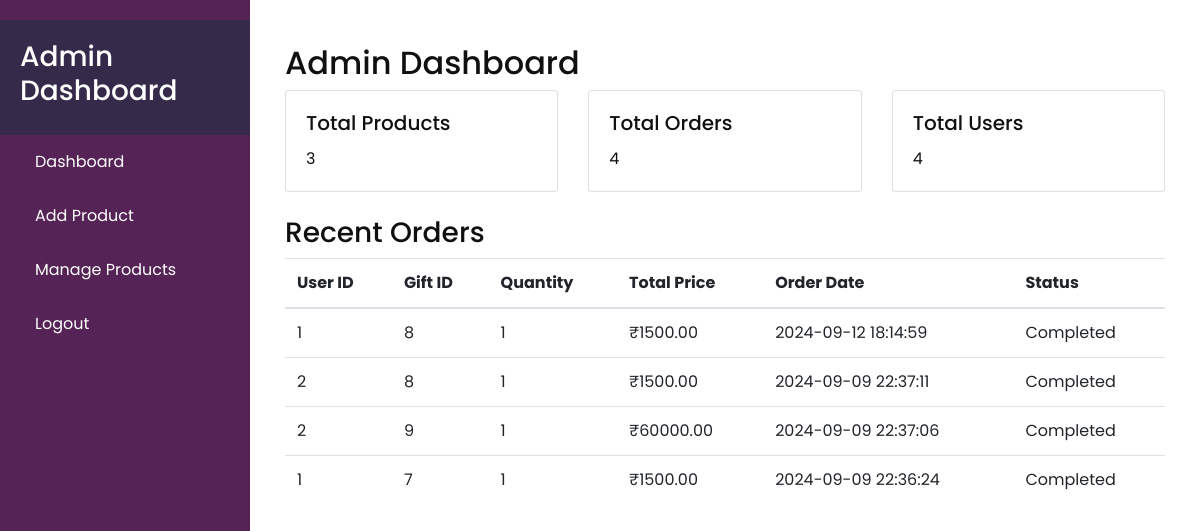
Screenshot of /giftos-html/admin.php with the database file from the repository.
### tables this page shows
CREATE TABLE `orders` (
  `order_id` int(11) NOT NULL,
  `user_id` int(11) DEFAULT NULL,
  `gift_id` int(11) DEFAULT NULL,
  `quantity` int(11) NOT NULL,
  `total_price` decimal(10,2) NOT NULL,
  `order_date` datetime NOT NULL DEFAULT current_timestamp(),
  `status` tinyint(4) NOT NULL CHECK (`status` in (0,1,2,3))
);

### giftos-html/admin.php (the view, shortened to what this page needs)
<!DOCTYPE html>
<html>
<head>
  <link rel="stylesheet" type="text/css" href="css/bootstrap.css" />
  <link href="css/style.css" rel="stylesheet" />
  <link href="css/sidebar.css" rel="stylesheet" />
</head>
<body>
  <div class="wrapper">
    <?php include"sidebarAdmin.php" ?>
    <div id="content">
      <div class="container mt-4">
        <h2>Admin Dashboard</h2>
        <div class="row">
          <div class="col-md-4">
            <div class="card">
              <div class="card-body">
                <h5 class="card-title">Total Products</h5>
                <p class="card-text">
                  <?php
                  include 'db.php';
                  $sql = "SELECT COUNT(*) as total FROM Gifts";
                  $result = mysqli_query($conn, $sql);
                  $data = mysqli_fetch_assoc($result);
                  echo $data['total'];
                  ?>
                </p>
              </div>
            </div>
          </div>
          <div class="col-md-4">
            <div class="card">
              <div class="card-body">
                <h5 class="card-title">Total Orders</h5>
                <p class="card-text">
                  <?php
                  include 'db.php';
                  $sql = "SELECT COUNT(*) as total FROM Orders";
                  $result = mysqli_query($conn, $sql);
                  $data = mysqli_fetch_assoc($result);
                  echo $data['total'];
                  ?>
                </p>
              </div>
            </div>
          </div>
          <div class="col-md-4">
            <div class="card">
              <div class="card-body">
                <h5 class="card-title">Total Users</h5>
                <p class="card-text">
                  <?php
                  include 'db.php';
                  $sql = "SELECT COUNT(*) as total FROM Users";
                  $result = mysqli_query($conn, $sql);
                  $data = mysqli_fetch_assoc($result);
                  echo $data['total'];
                  ?>
                </p>
              </div>
            </div>
          </div>
        </div>
        <h3 class="mt-4">Recent Orders</h3>
        <table class="table">
          <thead>
            <tr>
              <th>User ID</th>
              <th>Gift ID</th>
              <th>Quantity</th>
              <th>Total Price</th>
              <th>Order Date</th>
              <th>Status</th>
            </tr>
          </thead>
          <tbody>
            <?php
            include 'db.php';
            $sql = "SELECT * FROM Orders ORDER BY order_date DESC LIMIT 5";
            $result = mysqli_query($conn, $sql);
            if (mysqli_num_rows($result) > 0) {
              while ($row = mysqli_fetch_assoc($result)) {
                echo '
                <tr>
                  <td>' . $row["user_id"] . '</td>
                  <td>' . $row["gift_id"] . '</td>
                  <td>' . $row["quantity"] . '</td>
                  <td>₹' . $row["total_price"] . '</td>
                  <td>' . $row["order_date"] . '</td>
                  <td>' . ($row["status"] == 1 ? 'Pending' : ($row["status"] == 2 ? 'Completed' : 'Cancelled')) . '</td>
                </tr>';
              }
            } else {
              echo "<tr><td colspan='7'>No orders found</td></tr>";
            }
            ?>
          </tbody>
        </table>
      </div>
    </div>
  </div>
</body>
</html>

### giftos-html/css/style.css (style rules this page uses)
body { font-family: "poppins", sans-serif; color: #101010; background-color: #ffffff; }

### giftos-html/css/sidebar.css (style rules this page uses)
#content { margin-left: 250px; padding: 20px; }

### rows the page displays
orders: user "1", gift "8", quantity "1", total_price "1500.00", order_date "2024-09-12 18:14:59", status "Completed"
orders: user "2", gift "8", quantity "1", total_price "1500.00", order_date "2024-09-09 22:37:11", status "Completed"
orders: user "2", gift "9", quantity "1", total_price "60000.00", order_date "2024-09-09 22:37:06", status "Completed"
orders: user "1", gift "7", quantity "1", total_price "1500.00", order_date "2024-09-09 22:36:24", status "Completed"

### other values shown
$data['total'] "3"
$data['total'] "4"
